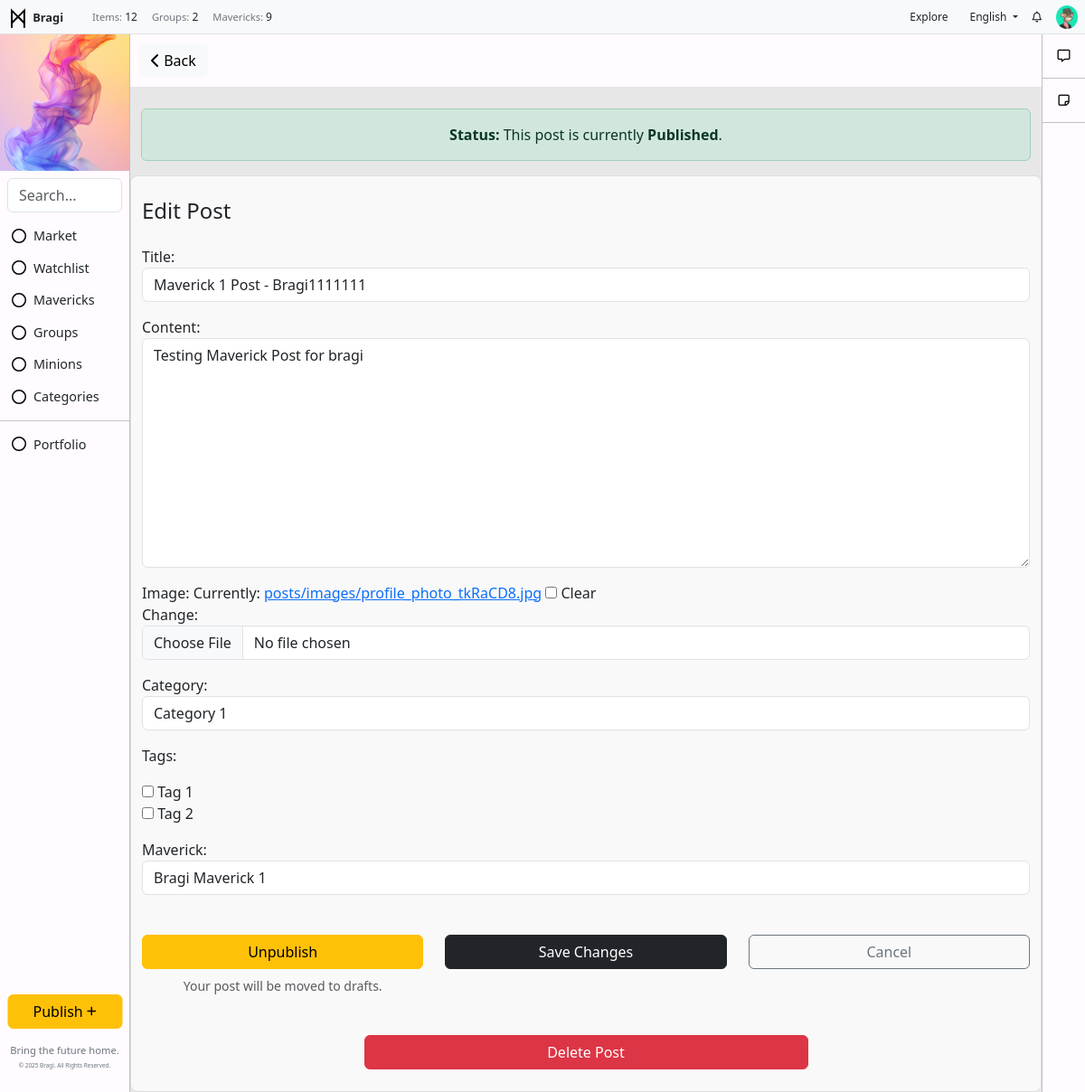
Screenshot of /post/61/edit/ (signed in) with the database file from the repository.
### users/models.py (models this page shows, shortened)
class UserProfile(models.Model):
    user = models.OneToOneField(User, on_delete=models.CASCADE)
    bio = models.TextField(blank=True, null=True)  # Bio field
    profile_picture = models.ImageField(upload_to='profile_pictures/', null=True, blank=True)  # Profile picture
    location = models.CharField(max_length=255, blank=True, null=True)  # New location field

### toolbar/models.py (models this page shows, shortened)
class ToolbarAd(models.Model):  # Separate model for the toolbar's external image
    name = models.CharField(max_length=100, blank=True, null=True)
    alt_text = models.CharField(max_length=200, blank=True, null=True)  # Alt text for the image
    image = models.ImageField(upload_to='toolbar_images/', blank=True, null=True)  # Image upload field
    url = models.URLField(max_length=200, blank=True, null=True)  # Use URLField for link
    visible = models.BooleanField(default=True)

class ToolbarItem(models.Model):
    icon = models.FileField(upload_to='toolbar_images/', blank=True, null=True)  # Image upload field
    name = models.CharField(max_length=100)
    url = models.CharField(max_length=200, blank=True, null=True)
    order = models.IntegerField(default=0)
    visible = models.BooleanField(default=True)
    class Meta:
        ordering = ['order']

class UsersItem(models.Model):
    name = models.CharField(max_length=255)
    icon = models.FileField(upload_to='toolbar_images/', blank=True, null=True)  # Image upload field
    description = models.TextField(blank=True, null=True)
    visible = models.BooleanField(default=True)

### posts/models.py (models this page shows, shortened)
class Post(models.Model):
    DRAFT = 'draft'
    PUBLISHED = 'published'
    POST_STATUS_CHOICES = [
        (DRAFT, 'Draft'),
        (PUBLISHED, 'Published'),
    ]
    title = models.CharField(max_length=255)
    content = models.TextField()
    created_at = models.DateTimeField(auto_now_add=True)
    updated_at = models.DateTimeField(auto_now=True)
    author = models.ForeignKey(User, on_delete=models.CASCADE, related_name='posts', default=1)
    maverick = models.ForeignKey(Maverick, on_delete=models.SET_NULL, null=True, blank=True, related_name='posts')  # Optional Maverick field
    category = models.ForeignKey(Category, on_delete=models.SET_NULL, null=True, blank=True)
    tags = models.ManyToManyField(Tag, blank=True)
    image = models.ImageField(upload_to='posts/images/', null=True, blank=True)
    file = models.FileField(upload_to='posts/files/', null=True, blank=True)
    views = models.IntegerField(default=0)
    status = models.CharField(
        max_length=10,
        choices=POST_STATUS_CHOICES,
        default=DRAFT,  # Default to draft status
    )

### posts/views.py (the view, shortened to what this page needs)
# urls.py: path('post/<int:pk>/edit/', views.post_edit, name='post_edit'),
@login_required
def post_edit(request, pk):
    post = get_object_or_404(Post, pk=pk)
    if post.author != request.user:
        return redirect('post_list')
    if request.method == 'POST' and 'save_changes' in request.POST:
        form = PostEditForm(request.POST, request.FILES, instance=post, user=request.user)
        if form.is_valid():
            form.save()  # Save changes without affecting the status
            return redirect('post_edit', pk=post.pk)  # Redirect to itself to refresh the page
    else:
        form = PostEditForm(instance=post, user=request.user)
    return render(request, 'posts/post_edit.html', {'form': form, 'post': post})

### posts/templates/posts/post_edit.html (shortened to what this page needs)
{% extends "base.html" %}
{% block content %}
    <div class="text-left" style="position: sticky; top: 0; margin: 0; padding: 10px; background-color: #FFFBFF; z-index: 1000;">
        <button onclick="window.history.back();" class="btn btn-light">
            <i class="fa-solid fa-chevron-left"></i> Back
        </button>
    </div>
    <div class="container mt-4">
        <div class="alert {{ post.status|yesno:'alert-success,alert-warning' }} text-center" role="alert">
            <strong>Status:</strong>
            {% if post.status == 'published' %}
                This post is currently <strong>Published</strong>.
            {% else %}
                This post is currently <strong>Unpublished</strong>.
            {% endif %}
        </div>
    </div>
    <div class="container py-4" style="border: 1px solid #ddd; border-radius: 8px; background-color: #f9f9f9;">
        <h4 class="mb-4">Edit Post</h4>
        <form method="post" enctype="multipart/form-data">
            {{ form.as_p }}
            <div class="row mt-4">
                <div class="col text-center">
                    <form method="post" enctype="multipart/form-data" style="display:inline;">
                        {% if post.status == 'draft' %}
                            <button type="submit" name="publish" value="True" class="btn btn-success w-100">Publish</button>
                            <small class="text-muted d-block mt-2 text-center">Your post will be made public.</small>
                        {% else %}
                            <button type="submit" name="unpublish" value="True" class="btn btn-warning w-100">Unpublish</button>
                            <small class="text-muted d-block mt-2 text-center">Your post will be moved to drafts.</small>
                        {% endif %}
                    </form>
                </div>
                <div class="col text-center">
                    <button type="submit" name="save_changes" value="True" class="btn btn-dark w-100">Save Changes</button>
                </div>
                <div class="col text-center">
                    <button type="submit" class="btn btn-outline-secondary w-100" onclick="window.location.href='{% url 'post_detail' pk=post.pk %}'">Cancel</button>
                </div>
            </div>
        </form>
        {% if post.author == user %}
            <div class="mt-4 text-center">
                <form action="{% url 'post_delete' pk=post.pk %}" method="POST" style="display:inline;">
                    <button type="submit" class="btn btn-danger w-50" onclick="return confirm('Are you sure you want to delete this post?')">
                        Delete Post
                    </button>
                </form>
            </div>
        {% endif %}
    </div>
</div>
{% endblock %}

### templates/base.html (shortened to what this page needs)
{% load static %}
<!DOCTYPE html>
<html lang="en">
<head>
    <link href="https://cdn.jsdelivr.net/npm/bootstrap@5.3.0-alpha1/dist/css/bootstrap.min.css" rel="stylesheet">
    <link rel="stylesheet" href="https://cdnjs.cloudflare.com/ajax/libs/font-awesome/6.0.0-beta3/css/all.min.css">
    <link rel="stylesheet" href="{% static 'css/styles.css' %}">
</head>
<body>
    {% if user.is_authenticated %}
    <div class="container-fluid">
        <div class="row fixed-top px-2 py-0 bg-light border-bottom" style="height: 38px; z-index: 1000;">
            <div class="col-auto d-flex align-items-center">
                <a href="/" class="text-decoration-none">
                    <img src="{% static 'img/logo.svg' %}" alt="Icon" style="width: 24px; height: 24px; color: #000000;">
                    <span class="fw-semibold text-dark m-0" style="font-size: .8rem;">Bragi</span>
                </a>
            </div>
            <div class="col d-flex align-items-center">
                <ul class="navbar-nav d-flex flex-row m-0" style="font-size: 0.75rem;">
                    <li class="nav-item mx-2">
                        <p class="m-0"> <span class="text-secondary" style="font-size: .7rem;">Items:</span> {{ published_posts_count }}</p>
                    </li>
                    <li class="nav-item mx-2">
                        <p class="m-0"> <span class="text-secondary" style="font-size: .7rem;">Groups:</span> {{ group_count }}</p>
                    </li>
                    <li class="nav-item mx-2">
                        <p class="m-0"> <span class="text-secondary" style="font-size: .7rem;">Mavericks:</span> {{ combined_count }}</p>
                    </li>
                </ul>
            </div>
            <div class="col d-flex justify-content-end align-items-center" style="height: 38px;">
                <ul class="navbar-nav d-flex flex-row m-0 align-items-center">
                    <li class="nav-item mx-2">
                        <a href="/" class="nav-link btn btn-warning py-1 px-2" style="font-size: 0.75rem;">Explore</a>
                    </li>
                    <li class="nav-item dropdown mx-2">
                        <a class="nav-link dropdown-toggle" id="dropdownMenuLink" role="button" data-bs-toggle="dropdown" aria-expanded="false" style="font-size: 0.75rem;">
                            English
                        </a>
                    </li>
                    <li class="nav-item mx-2">
                        <a href="{% url 'notifications_list' %}" class="nav-link text-decoration-none" style="color: inherit; text-decoration: none; font-size: 0.75rem;">
                            <i class="fa-regular fa-bell"></i>
                        </a>
                    </li>
                    <li class="nav-item dropdown" style="margin-left: 8px;">
                        <a href="#" class="nav-link" id="dropdownUser2" role="button" data-bs-toggle="dropdown" aria-expanded="false" style="padding: 3px 0;">
                            {% if request.user.is_authenticated and request.user.userprofile.profile_picture %}
                                <img src="{{ request.user.userprofile.profile_picture.url }}" alt="Profile Picture" class="rounded-circle" style="width: 24px; height: auto; object-fit: cover;">
                            {% else %}
                                <i class="fas fa-user-circle" style="width: 24px; height: 24px; object-fit: cover;"></i>
                            {% endif %}
                        </a>
                    </li>
                </ul>
            </div>
        </div>
            <div class="row" style="margin-top: 38px; position: relative; display: flex; height: 100vh;">
                <div class="col-auto" style="position: fixed; top: 38px; left: 0; bottom: 0; width: 144px; background-color: #FFFBFF; border-right: 1px solid #C2BFC2; margin: 0; padding: 0;">
                    {% if toolbar_ad %}
                    <div  style="display: flex; justify-content: center; align-items: center; overflow: hidden;">
                        {% if toolbar_ad.image %}
                            <a href="{{ toolbar_ad.url }}" target="_blank">
                                <img src="{{ toolbar_ad.image.url }}" alt="{{ toolbar_ad.alt_text }}">
                            </a>
                        {% else %}
                            <p>No toolbar image available.</p>
                        {% endif %}
                    </div>
                    {% else %}
                        <p>No toolbar ad found.</p>
                    {% endif %}
                    <form class="search-form m-2" method="get" action="{% url 'post_list' %}">
                        <input class="form-control" type="search" name="q" placeholder="Search..." aria-label="Search" value="{{ query|default:'' }}">
                    </form>
                    <ul class="list-unstyled">
                        <li class="nav-item">
                            <ul class="list-unstyled">
                                {% for item in toolbar_items %}
                                    {% if item.visible %}
                                        <li class="nav-item">
                                            <a href="{{ item.url }}" class="btn btn-toggle align-items-center" style="display: flex; align-items: center;">
                                                {% if item.icon %}
                                                <img src="{{ item.icon.url }}" alt="{{ item.name }} icon" class="icon-class" style="width: 16px; height: 16px; margin-right: 8px;">
                                                {% endif %}
                                                <span class="" style="font-size: .9rem;">{{ item.name }}</span>
                                            </a>
                                        </li>
                                    {% endif %}
                                {% endfor %}
                            </ul>
                        </li>
                        <li><hr class="my-2"></li>
                        <li class="nav-item">
                            <ul class="list-unstyled">
                                {% for toolbar_user_item in toolbar_user_items %}
                                    <li class="nav-item" style="text-decoration: none;">
                                        <a class="btn btn-toggle align-items-center" style="text-decoration: none; display: flex; align-items: center;" type="button" data-bs-toggle="collapse" data-bs-target="#collapse-{{ toolbar_user_item.id }}" aria-expanded="false" aria-controls="collapse-{{ toolbar_user_item.id }}">
                                            {% if toolbar_user_item.icon %}
                                                <img src="{{ toolbar_user_item.icon.url }}" alt="{{ toolbar_user_item.name }} icon" class="icon-class" style="width: 16px; height: 16px; margin-right: 8px;">
                                            {% endif %}
                                            <span class="" style="font-size: .9rem;">{{ toolbar_user_item.name }}</span>
                                        </a>
                                    </li>
                                {% endfor %}
                            </ul>
                        </li>
                    </ul>
                    <ul class="navbar-nav position-absolute bottom-0 start-50 translate-middle-x w-100 p-2">
                        <li class="nav-item mb-3">
                            <a href="{% url 'post_create' %}" class="btn btn-warning w-100">Publish <i class="fas fa-plus fa-xs"></i></a>
                        </li>
                        <li class="nav-item">
                            <p class="mb-0 text-center" style="font-size: 0.7rem; line-height: 1.5; color: #6c757d;">
                                Bring the future home.
                            </p>
                            <p class="text-center mt-1" style="color: #6c757d; font-size: 0.4rem;">
                                &copy; {% now "Y" %} Bragi. All Rights Reserved.
                            </p>
                        </li>
                    </ul>
                </div>
                <div class="col" style="padding: 0; margin-left: 144px; margin-right: 48px; background:rgb(231, 231, 231)">
                        {% block content %}{% endblock %}
                </div>
                <div class="col-auto" style="position: fixed; top: 38px; right: 0; bottom: 0; width: 48px; background-color: #FFFBFF; border-left: 1px solid #C2BFC2; margin: 0; padding: 0;">
                    <ul class="nav nav-flush flex-column text-center">
                        <li class="nav-item" style="border-bottom: 1px solid #C2BFC2; margin: 0; padding: 12px; ">
                            <a href="{% url 'communication_center' %}" style="color: #000000; margin: 0; padding: 0;" aria-current="page" title="Communication Center" data-bs-toggle="tooltip" data-bs-placement="right">
                                <i class="fa-regular fa-message fa-sm"></i>
                            </a>
                        </li>
                        <li class="nav-item" style="border-bottom: 1px solid #C2BFC2; margin: 0; padding: 12px; ">
                            <a href="{% url 'draft_posts' %}" style="color: #000000; margin: 0; padding: 0;" aria-current="page" title="Drafts" data-bs-toggle="tooltip" data-bs-placement="right">
                                <i class="fa-regular fa-note-sticky fa-sm"></i>
                            </a>
                        </li>
                    </ul>
                </div>
            </div>
    {% endif %}
</body>
</html>

### rows the page displays
ToolbarAd: image (picture)
ToolbarItem: icon (picture), name "Market"
ToolbarItem: icon (picture), name "Watchlist"
ToolbarItem: icon (picture), name "Mavericks"
ToolbarItem: icon (picture), name "Groups"
ToolbarItem: icon (picture), name "Minions"
ToolbarItem: icon (picture), name "Categories"
UsersItem: icon (picture), name "Portfolio"
Post: title "Maverick 1 Post - Bragi1111111", content "Testing Maverick Post for bragi", category "Category 1", maverick "Bragi Maverick 1"

### other values shown
{{ published_posts_count }} "12"
{{ group_count }} "2"
{{ combined_count }} "9"
